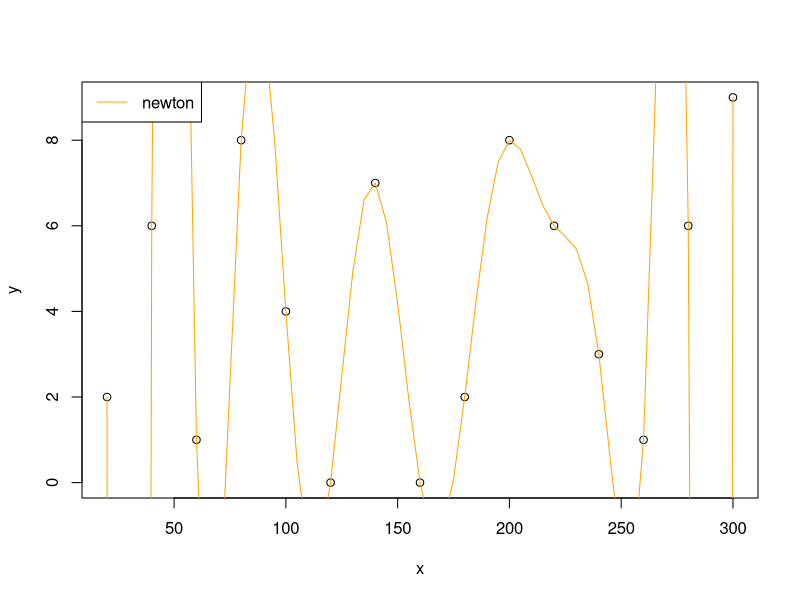

Write the R code that produced this figure.
results = read.csv("f_interp.txt")
points = read.csv("f_points.txt")

y_range = range(0, points$y)

pdf(file="plots/newton.pdf", height=5, width=10, bg="white")

plot(points$x, points$y, lty = 1, ylim = y_range, xlab = "x", ylab = "y", col="black")

# lines(results[results$alg=="polynomial",]$x, results[results$alg=="polynomial",]$y, lty = 1, col = "blue")
# lines(results[results$alg=="cspline",]$x, results[results$alg=="cspline",]$y, lty = 1, col = "red")
# lines(results[results$alg=="akima",]$x, results[results$alg=="akima",]$y, lty = 1, col = "green")
# lines(results[results$alg=="lagrange",]$x, results[results$alg=="lagrange",]$y, lty = 1, col = "gray")
lines(results[results$alg=="newton",]$x, results[results$alg=="newton",]$y, lty = 1, col = "orange")
legend("topleft", c("newton"), col=c("orange"), lty=1)
# legend("topleft", c("polynomial", "cspline", "akima", "lagrange", "newton"), col=c("blue","red", "green", "gray", "orange"),lty=1)
dev.off()
